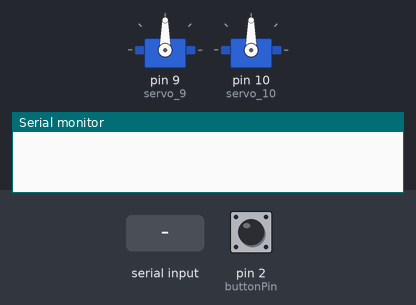
The sketch below on a simulated Arduino Uno, built with avr-gcc and run on an emulated ATmega328P. Parts: 2 × servo, the last lines printed to the serial monitor. The test bench sets the inputs (shaded band); at power-on: pin 2 (buttonPin) LOW.

Above: at 1.2 s.
1.3 s: "2\n" received over Serial
At 2.7 s:
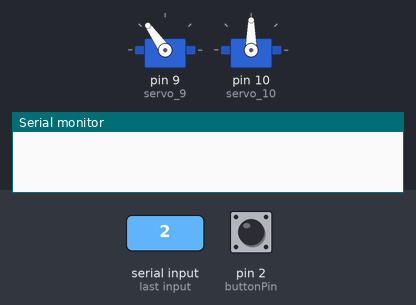
4.3 s: "3\n" received over Serial
At 5.4 s:
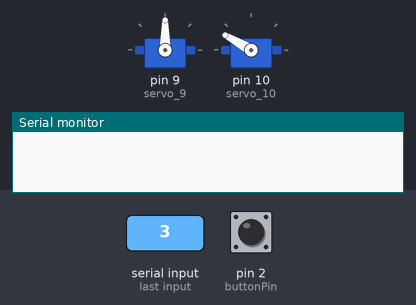
7.3 s: pin 2 (buttonPin) pulled HIGH for 0.15 s
At 7.78 s:
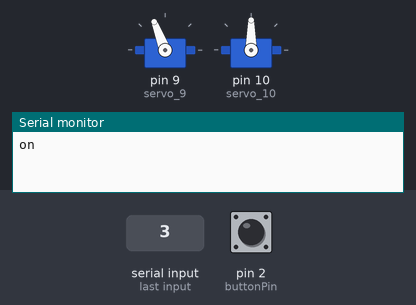
10.4 s: "1\n" received over Serial
13.4 s: pin 2 (buttonPin) pulled HIGH for 1 s
Timing chart, 0 to 18.4 s (numbered marks = the images above; inputs shaded):
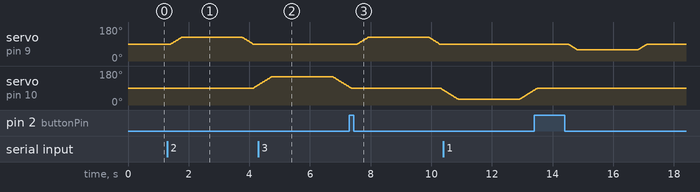

Measured:
- after the input at 1.3 s, servo on pin 9 (servo_9): rises from 90° to 125° in 0.34 s, then falls to 90° in 2.4 s; servo on pin 10 (servo_10): 90° → 106° after 2.8 s

The sketch:

arduino.ino
```cpp
#include <Servo.h>


Servo servo_9;
Servo servo_10;

// 핀 번호와 전역 변수 선언
int motorPin_9 = 9;
int motorPin_10 = 10;
int inputnumber = 0;

void move_servo_p(Servo &servo, int start, int last);
void move_servo_m(Servo &servo, int start, int last);

const int buttonPin = 2;  // 버튼이 연결된 핀
int buttonState = 0;       // 버튼 상태 변수

void setup() {
  // 시리얼 통신 시작
  Serial.begin(9600);
  servo_9.attach(9, 500, 2500);
  servo_10.attach(10, 500, 2500);

  // 버튼 핀을 입력으로 설정
  pinMode(buttonPin, INPUT);
}

void loop() {
  // 버튼의 상태를 읽음
  buttonState = digitalRead(buttonPin);

  // 버튼이 눌렸다면
  if (buttonState == HIGH) {
    // "on"을 시리얼로 전송
    Serial.println("on");

    // 버튼이 떼어졌을 때까지 기다리기 (디바운싱)
    while (digitalRead(buttonPin) == HIGH) {
      delay(10);
    }
  }

  // 잠시 대기
  delay(100);
  if (Serial.available())
  {
    int cmd = Serial.parseInt();
    if(cmd == 2) {
      move_servo_p(servo_9, 90, 125);
      move_servo_p(servo_10, 90, 150);
    } else if (cmd == 3) {
      move_servo_p(servo_9, 90, 125);
      move_servo_m(servo_10, 90, 30);
    } else if (cmd == 1) {
      move_servo_m(servo_9, 90, 60);
    }
  }

}

void move_servo_p(Servo &servo, int start, int last) {
  for (int pos = start; pos <= last; pos += 1) {
    servo.write(pos);
    if (pos == last) {
      delay(1000);
    }
    delay(10);
  }
  for (int pos = last; pos >= start; pos -= 1) {
    servo.write(pos);
    if (pos == last) {
      delay(1000);
    }
    delay(10);
  }
}

void move_servo_m(Servo &servo, int start, int last) {
  for (int pos = start; pos >= last; pos -= 1) { // 조건 수정
    servo.write(pos);
    if (pos == last) {
      delay(1000);
    }
    delay(10);
  }
  for (int pos = last; pos <= start; pos += 1) { // 조건 수정
    servo.write(pos);
    if (pos == last) {
      delay(1000);
    }
    delay(10);
  }
}
```
